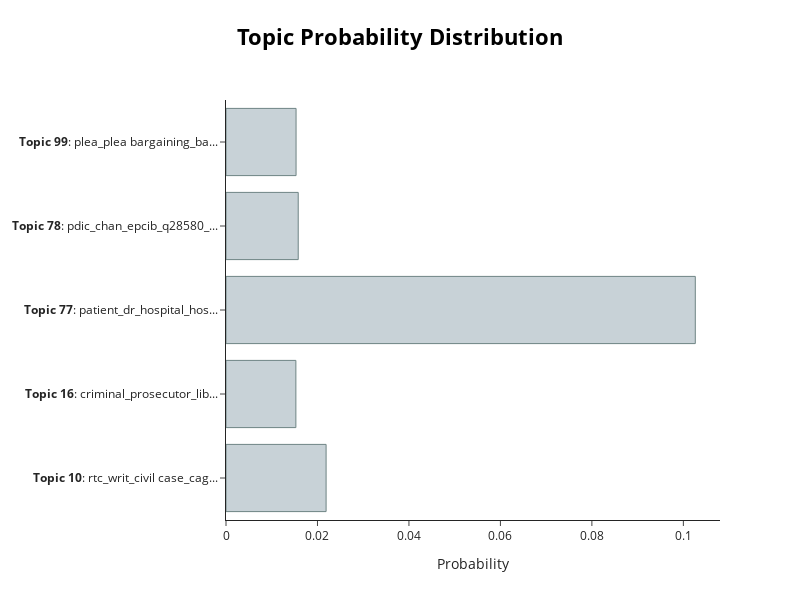

Notebook code cell kept with this figure:
### Code cell
topic_model.visualize_distribution(topic_model.probabilities_[1], min_probability=0.015)

### Figure 1 — Plotly figure (JSON) as saved in the notebook; plotly's stock layout.template omitted (floating-point values rounded to 4 significant figures)
{"data": [{"marker": {"color": "#C8D2D7", "line": {"color": "#6E8484", "width": 1}}, "orientation": "h", "type": "bar", "x": [0.02189, 0.01528, 0.1026, 0.01579, 0.01532], "y": ["<b>Topic 10</b>: rtc_writ_civil case_cag...", "<b>Topic 16</b>: criminal_prosecutor_lib...", "<b>Topic 77</b>: patient_dr_hospital_hos...", "<b>Topic 78</b>: pdic_chan_epcib_q28580_...", "<b>Topic 99</b>: plea_plea bargaining_ba..."]}], "layout": {"height": 600, "hoverlabel": {"bgcolor": "white", "font": {"family": "Rockwell", "size": 16}}, "title": {"font": {"color": "Black", "size": 22}, "text": "<b>Topic Probability Distribution</b>", "x": 0.5, "xanchor": "center", "y": 0.95, "yanchor": "top"}, "width": 800, "xaxis": {"title": {"text": "Probability"}}}}
